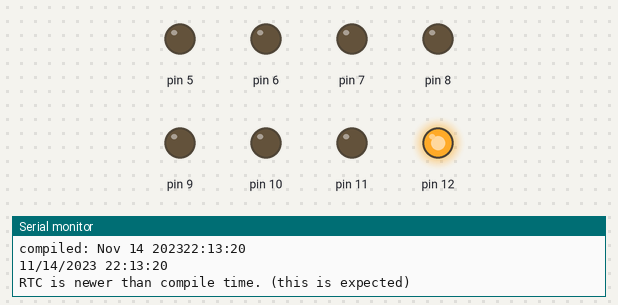
Bench run of a sketch on a simulated Arduino Uno, built with avr-gcc and run on an emulated ATmega328P. Shown: output pins drawn as LEDs (lit = HIGH), the last lines printed to the serial monitor. The local clock reads 2024-03-15 10:24:30 at power-on unless the sketch sets it.

Above: at 1.1 s.
At 3.1 s:
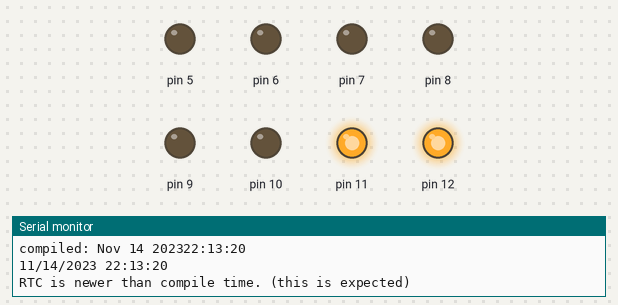
At 5.1 s:
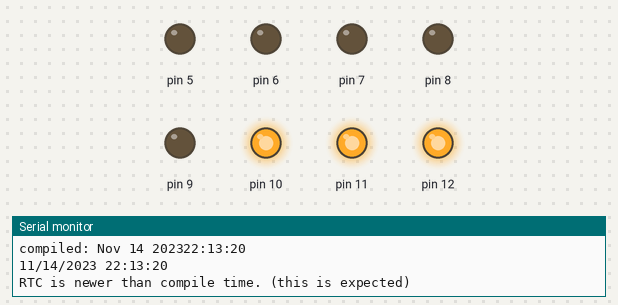
At 7.1 s:
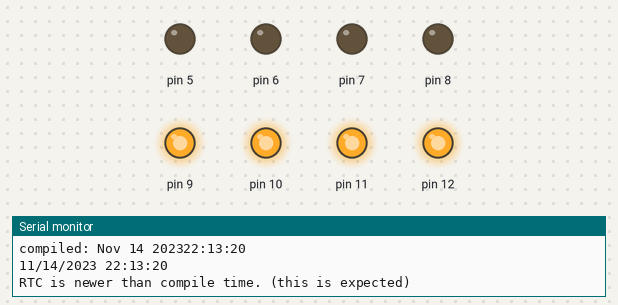
At 9.1 s:
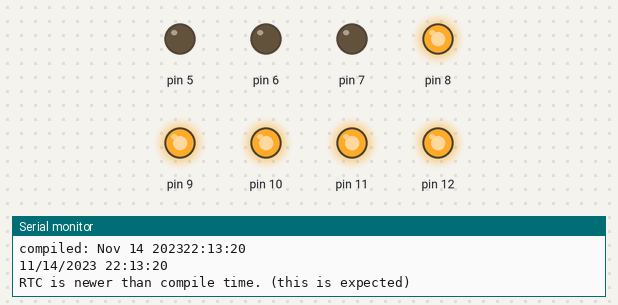
At 16.1 s:
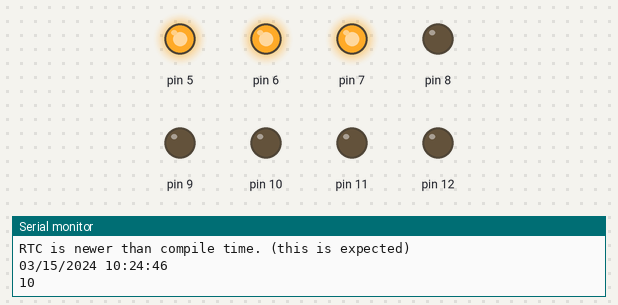
Timing chart, 0 to 17.6 s (numbered marks = the images above):
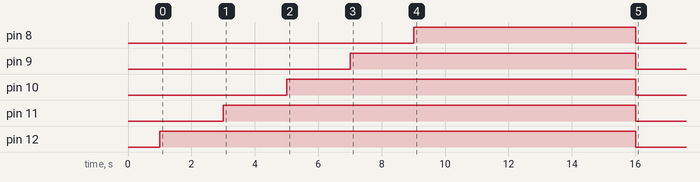

Measured:
- by itself, pin 8–12: HIGH → LOW at 16.0 s

The sketch:

Relay___RTC.ino
```cpp
#include <ThreeWire.h>
#include <RtcDS1302.h>

int Relay1 = 12;
int Relay2 = 11;
int Relay3 = 10;
int Relay4 = 9;
int Relay5 = 8;
int Relay6 = 7;
int Relay7 = 6;
int Relay8 = 5;
ThreeWire myWire(3,2,4); // DAT, CLK, RST
RtcDS1302<ThreeWire> Rtc(myWire);
#define countof(a) (sizeof(a) / sizeof(a[0]))

void printDateTime(const RtcDateTime& dt)
{
    char datestring[20];

    snprintf_P(datestring,
            countof(datestring),
            PSTR("%02u/%02u/%04u %02u:%02u:%02u"),
            dt.Month(),
            dt.Day(),
            dt.Year(),
            dt.Hour(),
            dt.Minute(),
            dt.Second() );
    Serial.print(datestring);
    Serial.println();
}

void RelayTest(int a){
  digitalWrite(a, LOW);
  delay(1000);
  digitalWrite(a, HIGH);
  delay(1000);

}

void setup()
{ Serial.begin(57600);

    Serial.print("compiled: ");
    Serial.print(__DATE__);
    Serial.println(__TIME__);

    Rtc.Begin();

    RtcDateTime compiled = RtcDateTime(__DATE__, __TIME__);
    printDateTime(compiled);
    Serial.println();

    if (!Rtc.IsDateTimeValid())
    {
        // Common Causes:
        //    1) first time you ran and the device wasn't running yet
        //    2) the battery on the device is low or even missing

        Serial.println("RTC lost confidence in the DateTime!");
        Rtc.SetDateTime(compiled);
    }

    if (Rtc.GetIsWriteProtected())
    {
        Serial.println("RTC was write protected, enabling writing now");
        Rtc.SetIsWriteProtected(false);
    }

    if (!Rtc.GetIsRunning())
    {
        Serial.println("RTC was not actively running, starting now");
        Rtc.SetIsRunning(true);
    }

    RtcDateTime now = Rtc.GetDateTime();
    if (now < compiled)
    {
        Serial.println("RTC is older than compile time!  (Updating DateTime)");
        Rtc.SetDateTime(compiled);
    }
    else if (now > compiled)
    {
        Serial.println("RTC is newer than compile time. (this is expected)");
    }
    else if (now == compiled)
    {
        Serial.println("RTC is the same as compile time! (not expected but all is fine)");
    }


    //Relay setup
    for (int thisPin = Relay1; thisPin >= Relay8; thisPin--){
        pinMode(thisPin, OUTPUT);
   }

    for (int thisPin = Relay1; thisPin >= Relay8; thisPin--){
         RelayTest(thisPin);
    }

}
void StartEndRelay(int Start, int End, int x, int Relay){
  if (End >= 24){
    End = End - 24;
  }

  if (Start < End){
    if(x >= Start && x < End){
        digitalWrite(Relay,LOW);}
      else{
        digitalWrite(Relay,HIGH); }}
  if(Start > End){
    if(x >= End && x < Start){
      digitalWrite(Relay,HIGH);
    }
    else{
      digitalWrite(Relay,LOW);
    }
    }
    }
void loop() {
        RtcDateTime now = Rtc.GetDateTime();
        printDateTime(now);
        Serial.print(now.Hour());
        int Start_time = 8;
        int i = 4;
        StartEndRelay(Start_time,Start_time+i,now.Hour(),Relay1);
        StartEndRelay(Start_time,Start_time+(2*i),now.Hour(),Relay2);
        StartEndRelay(Start_time,Start_time+(3*i),now.Hour(),Relay3);
        StartEndRelay(Start_time,Start_time+(4*i),now.Hour(),Relay4);
        StartEndRelay(Start_time,Start_time+(5*i),now.Hour(),Relay5);
        //StartEndRelay(Start_time,21,now.Hour(),Relay6);
       // StartEndRelay(Start_time,0,now.Hour(),Relay7);
       // StartEndRelay(Start_time,59,now.Hour(),Relay8);
       // for (int thisPin = Relay1; thisPin >= Relay8; thisPin--){

         delay(120000);
}
```
